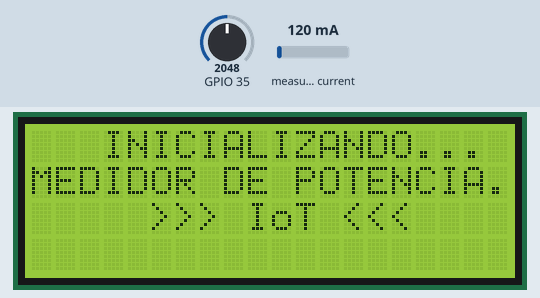
Recording of a sketch running on a simulated ESP32. Parts: 20×4 character LCD. The test bench sets the inputs (shaded band); at power-on: GPIO 35 = 2048, measured current 120 mA. WiFi joins after 1.5 s; servers stay silent unless stated; no MQTT or app messages arrive unless stated; what the sketch prints to the serial monitor is not drawn.

Above: at 0.2 s.
At 3.2 s:
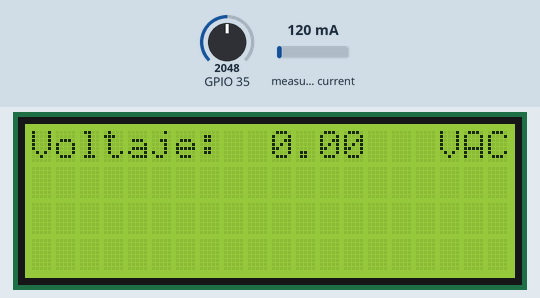
At 7.2 s:
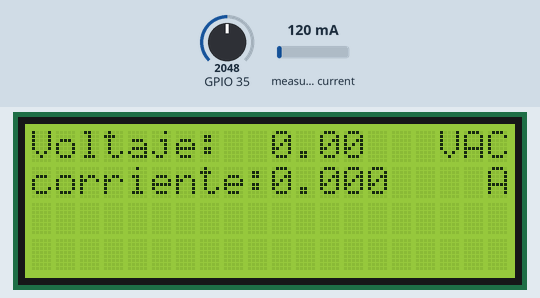
At 9.7 s:
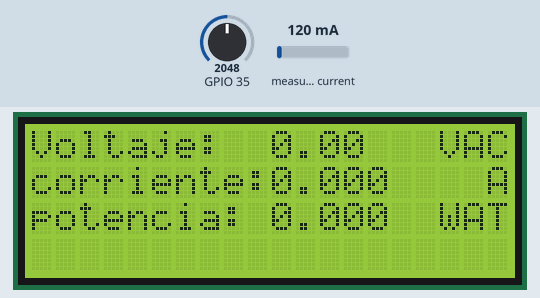

Measured:
- what the display in image 1 shows lasts 4.0 s, from 3.1 s to 7.1 s
- what the display in image 2 shows lasts 2.6 s, from 7.1 s to 9.7 s

The sketch:

Wifi.ino
```cpp
#include "MQTT.h"
#include "sensores.h"

void connectToWifi();
void connectToMqtt();
void  WiFiEvent();
void  onMqttConnect();
void onMqttDisconnect();
void  onMqttPublish();

void setup() {


  Serial.begin(115200);
  Serial.println();
  setupp();
  pin_vol();
}

void loop() {
  // put your main code here, to run repeatedly:
  mainnn();
  voltaje ();
  corriente_sensor();
  potencia();
  costo();
}
```

MQTT.cpp
```cpp
#include <Wire.h>
#include <TimeLib.h>
#include <WiFi.h>
extern "C" {
  #include "freertos/FreeRTOS.h"
  #include "freertos/timers.h"
}
#include <AsyncMqttClient.h>
#include "sensores.h"


#define WIFI_SSID "iPhone de Maite"
#define WIFI_PASSWORD "life2109"

// Raspberry Pi Mosquitto MQTT Broker
#define MQTT_HOST IPAddress(4, 204, 226, 150)
// For a cloud MQTT broker, type the domain name
//#define MQTT_HOST "example.com"
#define MQTT_PORT 1883

// Temperature MQTT Topics
#define MQTT_PUB_CORRIENTE "corriente"
#define MQTT_PUB_VOLTAJE "voltaje"
#define MQTT_PUB_POTENCIA "potencia"
#define MQTT_PUB_COSTO "costo"
#define MQTT_PUB_PROMCONSU "promedioConsumo"
#define MQTT_PUB_PROMCOST "promedioCosto"

AsyncMqttClient mqttClient;
TimerHandle_t mqttReconnectTimer;
TimerHandle_t wifiReconnectTimer;

unsigned long previousMillis = 0;   // Stores last time temperature was published
const long interval = 10000;        // Interval at which to publish sensor readings

void connectToWifi() {
  Serial.println("Connecting to Wi-Fi...");
  WiFi.begin(WIFI_SSID, WIFI_PASSWORD);
}

void connectToMqtt() {
  Serial.println("Connecting to MQTT...");
  mqttClient.connect();
}


void WiFiEvent(WiFiEvent_t event) {
  Serial.printf("[WiFi-event] event: %d\n", event);
  switch(event) {
    case SYSTEM_EVENT_STA_GOT_IP:
      Serial.println("WiFi connected");
      Serial.println("IP address: ");
      Serial.println(WiFi.localIP());
      connectToMqtt();
      break;
    case SYSTEM_EVENT_STA_DISCONNECTED:
      Serial.println("WiFi lost connection");
      xTimerStop(mqttReconnectTimer, 0); // ensure we don't reconnect to MQTT while reconnecting to Wi-Fi
      xTimerStart(wifiReconnectTimer, 0);
      break;
  }
}

void onMqttConnect(bool sessionPresent) {
  Serial.println("Connected to MQTT.");
  Serial.print("Session present: ");
  Serial.println(sessionPresent);
}

void onMqttDisconnect(AsyncMqttClientDisconnectReason reason) {
  Serial.println("Disconnected from MQTT.");
  if (WiFi.isConnected()) {
    xTimerStart(mqttReconnectTimer, 0);
  }
}

void onMqttPublish(uint16_t packetId) {
  Serial.print("Publish acknowledged.");
  Serial.print("  packetId: ");
  Serial.println(packetId);
}

void setupp() {


  mqttReconnectTimer = xTimerCreate("mqttTimer", pdMS_TO_TICKS(2000), pdFALSE, (void*)0, reinterpret_cast<TimerCallbackFunction_t>(connectToMqtt));
  wifiReconnectTimer = xTimerCreate("wifiTimer", pdMS_TO_TICKS(2000), pdFALSE, (void*)0, reinterpret_cast<TimerCallbackFunction_t>(connectToWifi));

  WiFi.onEvent(WiFiEvent);


  mqttClient.onConnect(onMqttConnect);
  mqttClient.onDisconnect(onMqttDisconnect);
  //mqttClient.onSubscribe(onMqttSubscribe);
  //mqttClient.onUnsubscribe(onMqttUnsubscribe);
  mqttClient.onPublish(onMqttPublish);
  mqttClient.setServer(MQTT_HOST, MQTT_PORT);
  // If your broker requires authentication (username and password), set them below
  //mqttClient.setCredentials("REPlACE_WITH_YOUR_USER", "REPLACE_WITH_YOUR_PASSWORD");
  connectToWifi();
}

void mainnn() {
  unsigned long currentMillis = millis();
  // Every X number of seconds (interval = 10 seconds)
  // it publishes a new MQTT message
  if (currentMillis - previousMillis >= interval) {
    // Save the last time a new reading was published
    previousMillis = currentMillis;

    // Publish an MQTT message on topic esp32/BME2800/temperature
    uint16_t packetIdPub1 = mqttClient.publish(MQTT_PUB_CORRIENTE, 1, true, String(corriente_sensor()).c_str());
    Serial.printf("Publishing on topic %s at QoS 1, packetId: %i", MQTT_PUB_CORRIENTE, packetIdPub1);
    Serial.printf("corriente: %.2f \n", corriente_sensor());

    // Publish an MQTT message on topic esp32/BME2800/humidity
    uint16_t packetIdPub2 = mqttClient.publish(MQTT_PUB_VOLTAJE, 1, true,  String(voltaje()).c_str());
    Serial.printf("Publishing on topic %s at QoS 1, packetId %i: ", MQTT_PUB_VOLTAJE, packetIdPub2);
    Serial.printf("voltaje: %.2f \n", voltaje());

    // Publish an MQTT message on topic esp32/BME2800/pressure
    uint16_t packetIdPub3 = mqttClient.publish(MQTT_PUB_POTENCIA, 1, true, String(potencia()).c_str());
    Serial.printf("Publishing on topic %s at QoS 1, packetId: %i", MQTT_PUB_POTENCIA, packetIdPub3);
    Serial.printf("potencia: %.2f \n", potencia());


    uint16_t packetIdPub4 = mqttClient.publish(MQTT_PUB_COSTO, 1, true, String(costo()).c_str());
    Serial.printf("Publishing on topic %s at QoS 1, packetId: %i", MQTT_PUB_COSTO, packetIdPub4);
    Serial.printf("costo en pesos: %.2f \n", costo());
  }
}
```

MQTT.h
```cpp
void connectToWifi();
void connectToMqtt();
void WiFiEvent();
void onMqttConnect();
void onMqttDisconnect();
void onMqttPublish();
void setupp();
void mainnn();
```

sensores.cpp
```cpp
#include <Arduino.h>
#include "MQTT.h"
#include <TimeLib.h>
#include <Wire.h>
#include "EmonLib.h"
#define VOLT_CAL 345.3
#include <LiquidCrystal_I2C.h>
LiquidCrystal_I2C lcd(0x27,20,4);

EnergyMonitor emon1;

void pin_vol(){
 emon1.current(34, 107.5); // input pin, calibration
     // Inicializar el LCD
       lcd.init();
  //Encender la luz de fondo.
  lcd.backlight();
  lcd.setCursor(3,0);
  lcd.print("INICIALIZANDO...");
  lcd.setCursor(0,1);
  lcd.print("MEDIDOR DE POTENCIA.");
  lcd.setCursor(5,2);
  lcd.print(">>> IoT <<<");
  //espera 5 seg
   delay(2000);
   lcd.clear();
}

float  voltaje() {
    //{period}: Periodo de Tiempo en el cual se va a ejecutar esta tarea
    unsigned long period=5000; //En Milisegundos
    static unsigned long previousMillis=0;
   //procesos sensor de voltaje

   double supplyVoltage = emon1.calcIrms(4065);            //extract Vrms into

  if((millis()-previousMillis)>period){

    if(supplyVoltage >=50){
      lcd.setCursor(0,0);
      lcd.print("Voltaje:");
      lcd.setCursor(10,0);
      lcd.print(supplyVoltage);
      lcd.setCursor(17,0);
      lcd.print("VAC");
      delay(1000);
    }
    else{
     supplyVoltage=supplyVoltage-supplyVoltage;

      lcd.setCursor(0,0);
      lcd.print("Voltaje:");
      lcd.setCursor(10,0);
      lcd.print(supplyVoltage);
      lcd.setCursor(17,0);
      lcd.print("VAC");
      delay(1000);
    }

  }
        previousMillis += period;

    return supplyVoltage;
}


float corriente = 0;
float offset=0.700;
float corr=0.000;
float corriente_sensor(){

    //{period}: Periodo de Tiempo en el cual se va a ejecutar esta tarea
    unsigned long period=5000; //En Milisegundos
    static unsigned long previousMillis=0;

    if((millis()-previousMillis)>period){
       float voltage =  analogRead(35) * 5.0 / 1023.0;
       corriente= (0.9*0.1*((voltage-0.523) / 0.139))-offset;
        if( voltaje()==0){
          lcd.setCursor(0,1);
          lcd.print("corriente:");
          lcd.setCursor(10,1);
          lcd.print(corr, 3);
          lcd.setCursor(19,1);
          lcd.print("A");
          delay(1000);
        }
        else{
           if( corriente >=0){
          lcd.setCursor(0,1);
          lcd.print("corriente:");
          lcd.setCursor(10,1);
          lcd.print(corriente, 3);
          lcd.setCursor(19,1);
          lcd.print("A");
          delay(1000);
        }
        else  {
             corriente=corriente-corriente;
             lcd.setCursor(0,1);
             lcd.print("corriente:");
             lcd.setCursor(10,1);
             lcd.print(corriente, 3);
             lcd.setCursor(19,1);
             lcd.print("A");
             delay(1000);

        }
        }

     previousMillis += period;
  return corriente;
 }
}


float pot;

float potencia(){

    //{period}: Periodo de Tiempo en el cual se va a ejecutar esta tarea
    unsigned long period=5000; //En Milisegundos
    static unsigned long previousMillis=0;

    if((millis()-previousMillis)>period){
          pot = voltaje() * corriente_sensor();
          lcd.setCursor(0,2);
          lcd.print("potencia:");
          lcd.setCursor(10,2);
          lcd.print(pot, 3);
          lcd.setCursor(17,2);
          lcd.print("WAT");
          delay(1000);


        previousMillis += period;
     }
     return pot ;
 }

float costo_consumo;

float costo(){
    //{period}: Periodo de Tiempo en el cual se va a ejecutar esta tarea
    unsigned long period=6000; //En Milisegundos
    static unsigned long previousMillis=0;

     if((millis()-previousMillis)>period){
          float total_potencia = (total_potencia + potencia());
           if (hour() == 12 && minute() == 0 && second() == 0) {
           costo_consumo = 858.000 * total_potencia;
           delay(3000);
           total_potencia = 0;
           }
           else {
             costo_consumo=0;
           }
        previousMillis += period;
     }
     return costo_consumo ;
}

 
```

sensores.h
```cpp
void pin_vol();
float voltaje ();
float corriente_sensor();
float  potencia();
 float costo();
```
